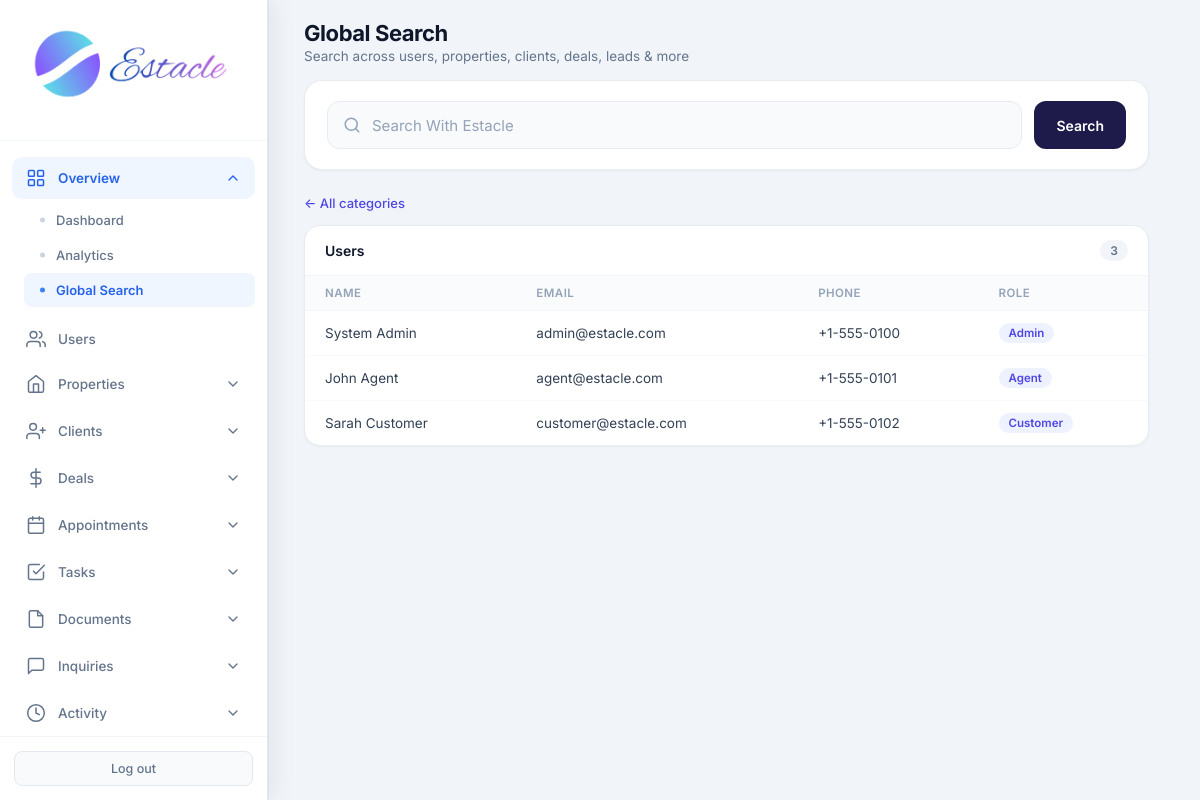
Page /admin/search?type=users (signed in) on the earlier database version.
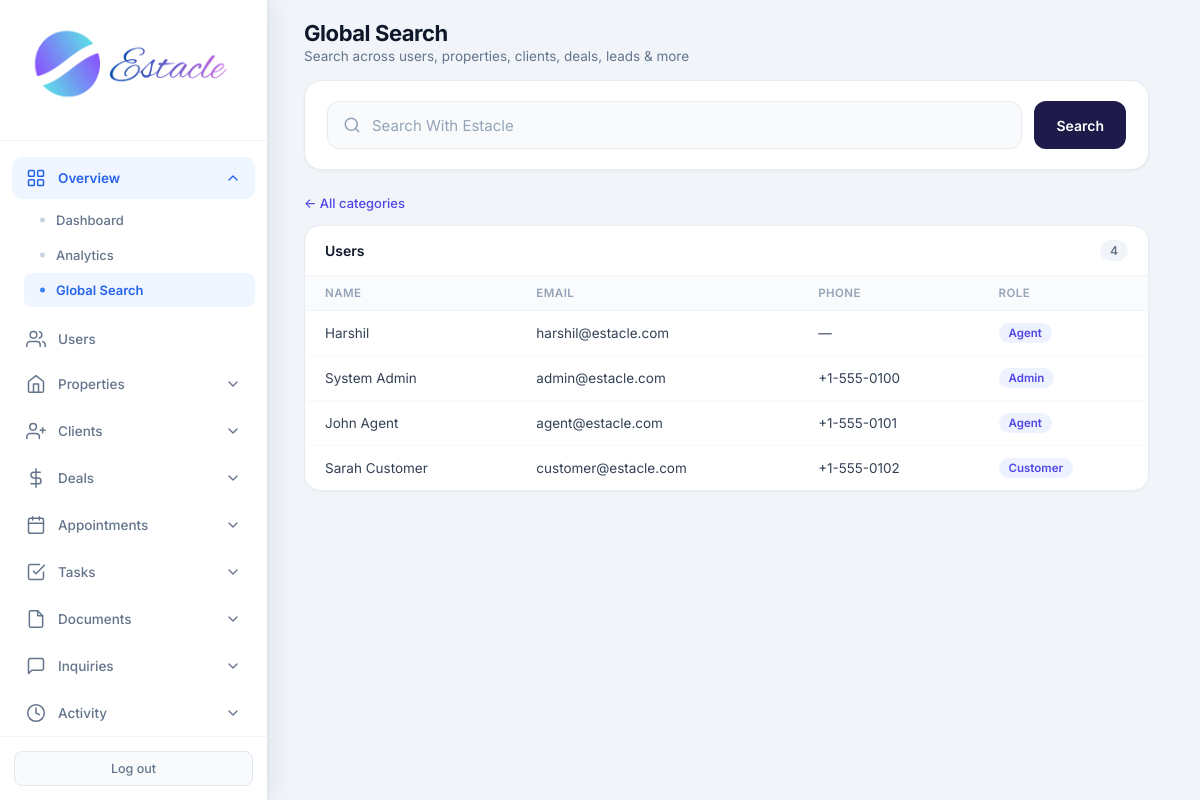
Same page on the later database version.
### tables this page shows
CREATE TABLE users (
            id INTEGER PRIMARY KEY AUTOINCREMENT,
            email TEXT UNIQUE NOT NULL,
            password TEXT NOT NULL,
            full_name TEXT NOT NULL,
            role TEXT NOT NULL CHECK(role IN ('admin', 'agent', 'customer')),
            phone TEXT,
            created_at TIMESTAMP DEFAULT CURRENT_TIMESTAMP,
            is_active INTEGER DEFAULT 1
        , avatar TEXT, last_seen TIMESTAMP);

### routes/admin.py (the view, shortened to what this page needs)
@admin.route('/admin/search')
@login_required
@role_required('admin')
def admin_search():
    q = request.args.get('q', '').strip()
    stype = request.args.get('type', '').strip().lower()
    valid_types = {
        'users', 'properties', 'clients', 'deals', 'leads',
        'inquiries', 'appointments', 'tasks', 'documents', 'activity',
    }
    if stype not in valid_types:
        stype = ''
    db = get_db()
    migrate_db()
    results = {
        'users': [], 'properties': [], 'clients': [], 'deals': [],
        'leads': [], 'inquiries': [], 'appointments': [], 'tasks': [],
        'documents': [], 'activity': [],
    }
    counts = {
        'users': db.execute('SELECT COUNT(*) FROM users').fetchone()[0],
        'properties': db.execute('SELECT COUNT(*) FROM properties').fetchone()[0],
        'clients': db.execute('SELECT COUNT(*) FROM clients').fetchone()[0],
        'deals': db.execute('SELECT COUNT(*) FROM deals').fetchone()[0],
        'leads': db.execute('SELECT COUNT(*) FROM leads').fetchone()[0],
        'inquiries': db.execute('SELECT COUNT(*) FROM inquiries').fetchone()[0],
        'appointments': db.execute('SELECT COUNT(*) FROM appointments').fetchone()[0],
        'tasks': db.execute('SELECT COUNT(*) FROM tasks').fetchone()[0],
        'documents': db.execute('SELECT COUNT(*) FROM documents').fetchone()[0],
        'activity': db.execute('SELECT COUNT(*) FROM activity_log').fetchone()[0],
    }
    like = f'%{q}%' if q else None
    num = None
    if q:
        q_clean = q.replace(',', '').replace('₹', '').replace('$', '').replace('AED', '').strip()
        try:
            num = float(q_clean)
        except ValueError:
            num = None
    def want(key):
        return (not stype) or stype == key
    if q or stype:
        if want('users'):
            if q:
                results['users'] = db.execute(
                    "SELECT id, full_name, email, role, phone FROM users "
                    "WHERE full_name LIKE ? OR email LIKE ? OR phone LIKE ? LIMIT 50",
                    (like, like, like)
                ).fetchall()
            else:
                results['users'] = db.execute(
                    "SELECT id, full_name, email, role, phone FROM users ORDER BY created_at DESC LIMIT 50"
                ).fetchall()
    currency = get_setting('currency', 'INR')
    total = sum(len(v) for v in results.values())
    return render_template(
        'admin_search.html', q=q, stype=stype, results=results, total=total,
        counts=counts, currency=currency, format_money=format_money
    )

### core/db.py (called while the page is built)
def get_db():
    if 'db' not in g:
        g.db = sqlite3.connect(current_app.config['DATABASE'])
        g.db.row_factory = sqlite3.Row
    return g.db

### core/helpers.py (called while the page is built)
def login_required(f):
    @wraps(f)
    def decorated_function(*args, **kwargs):
        if 'user_id' not in session:
            flash('Please log in to access this page.', 'warning')
            return redirect(url_for('auth.login'))
        return f(*args, **kwargs)
    return decorated_function

def role_required(*roles):
    def decorator(f):
        @wraps(f)
        def decorated_function(*args, **kwargs):
            if 'user_id' not in session:
                flash('Please log in to access this page.', 'warning')
                return redirect(url_for('auth.login'))
            if session.get('role') not in roles:
                flash('You do not have permission to access this page.', 'danger')
                return redirect(url_for('auth.role_redirect'))
            return f(*args, **kwargs)
        return decorated_function
    return decorator

### templates/admin_search.html (shortened to what this page needs)
<!DOCTYPE html>
<html lang="en">
<head>
    <link rel="stylesheet" href="{{ url_for('static', filename='css/admin.css') }}">
</head>
<body>
<div class="app-layout">
    {% set active = 'search' %}
    {% include 'partials/admin_sidebar.html' %}
    <main class="main-content">
        <header class="top-bar dash-top">
            <div>
                <h1 class="page-title">Global Search</h1>
                <p class="page-subtitle">Search across users, properties, clients, deals, leads & more</p>
            </div>
        </header>
        <div class="search-wrap">
            <div class="search-hero">
                <form class="search-hero-form" method="GET" action="{{ url_for('admin.admin_search') }}" role="search">
                    <input type="search" name="q" value="{{ q }}" placeholder="Search With Estacle" autofocus autocomplete="off">
                    <button type="submit" class="btn-search">Search</button>
                </form>
            </div>
            {% if q or stype %}
                {% if stype %}
                <a class="back-all" href="{{ url_for('admin.admin_search') }}">← All categories</a>
                {% endif %}
                {% if results.users %}
                <div class="result-section">
                    <div class="result-section-header">
                        <h3>Users</h3>
                        <span class="count">{{ results.users|length }}</span>
                    </div>
                    <table>
                        <thead><tr><th>Name</th><th>Email</th><th>Phone</th><th>Role</th></tr></thead>
                        <tbody>
                        {% for u in results.users %}
                        <tr>
                            <td>{{ u.full_name|highlight(q) if q else u.full_name }}</td>
                            <td>{{ u.email|highlight(q) if q else u.email }}</td>
                            <td>{{ (u.phone or '—')|highlight(q) if q else (u.phone or '—') }}</td>
                            <td><span class="badge badge-role">{{ u.role }}</span></td>
                        </tr>
                        {% endfor %}
                        </tbody>
                    </table>
                </div>
                {% endif %}
            {% endif %}
        </div>
    </main>
</div>
</body>
</html>

Differences in the rows shown:
added users: full_name|highlight "Harshil", email|highlight "harshil@estacle.com", phone "—", role "Agent"
Other differences:
{{ results.users|length }}: "3" → "4"
